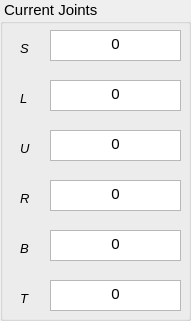
     <widget class="QGroupBox" name="groupBoxCarPulPos_5">
      <property name="geometry">
       <rect>
        <x>210</x>
        <y>540</y>
        <width>191</width>
        <height>321</height>
       </rect>
      </property>
      <property name="font">
       <font>
        <pointsize>11</pointsize>
        <weight>50</weight>
        <italic>false</italic>
        <bold>false</bold>
       </font>
      </property>
      <property name="title">
       <string> Current Joints</string>
      </property>
      <widget class="QTextBrowser" name="tbCurrentB_2">
       <property name="geometry">
        <rect>
         <x>50</x>
         <y>230</y>
         <width>131</width>
         <height>31</height>
        </rect>
       </property>
       <property name="font">
        <font>
         <pointsize>11</pointsize>
         <weight>50</weight>
         <italic>false</italic>
         <bold>false</bold>
        </font>
       </property>
       <property name="html">
        <string>&lt;!DOCTYPE HTML PUBLIC &quot;-//W3C//DTD HTML 4.0//EN&quot; &quot;http://www.w3.org/TR/REC-html40/strict.dtd&quot;&gt;
&lt;html&gt;&lt;head&gt;&lt;meta name=&quot;qrichtext&quot; content=&quot;1&quot; /&gt;&lt;style type=&quot;text/css&quot;&gt;
p, li { white-space: pre-wrap; }
&lt;/style&gt;&lt;/head&gt;&lt;body style=&quot; font-family:'Ubuntu'; font-size:11pt; font-weight:400; font-style:normal;&quot;&gt;
&lt;p align=&quot;center&quot; style=&quot; margin-top:0px; margin-bottom:0px; margin-left:0px; margin-right:0px; -qt-block-indent:0; text-indent:0px;&quot;&gt;&lt;span style=&quot; font-family:'Sans Serif';&quot;&gt;0&lt;/span&gt;&lt;/p&gt;&lt;/body&gt;&lt;/html&gt;</string>
       </property>
      </widget>
      <widget class="QLabel" name="lblCurrentRy_11">
       <property name="geometry">
        <rect>
         <x>20</x>
         <y>240</y>
         <width>51</width>
         <height>16</height>
        </rect>
       </property>
       <property name="font">
        <font>
         <pointsize>10</pointsize>
         <weight>50</weight>
         <italic>true</italic>
         <bold>false</bold>
        </font>
       </property>
       <property name="text">
        <string>B</string>
       </property>
      </widget>
      <widget class="QLabel" name="lblCurrentRz_11">
       <property name="geometry">
        <rect>
         <x>20</x>
         <y>290</y>
         <width>51</width>
         <height>16</height>
        </rect>
       </property>
       <property name="font">
        <font>
         <pointsize>10</pointsize>
         <weight>50</weight>
         <italic>true</italic>
         <bold>false</bold>
        </font>
       </property>
       <property name="text">
        <string>T</string>
       </property>
      </widget>
      <widget class="QLabel" name="lblCurrentY_11">
       <property name="geometry">
        <rect>
         <x>20</x>
         <y>90</y>
         <width>21</width>
         <height>16</height>
        </rect>
       </property>
       <property name="font">
        <font>
         <pointsize>10</pointsize>
         <weight>50</weight>
         <italic>true</italic>
         <bold>false</bold>
        </font>
       </property>
       <property name="text">
        <string>L</string>
       </property>
      </widget>
      <widget class="QLabel" name="lblCurrentRx_11">
       <property name="geometry">
        <rect>
         <x>20</x>
         <y>190</y>
         <width>41</width>
         <height>16</height>
        </rect>
       </property>
       <property name="font">
        <font>
         <pointsize>10</pointsize>
         <weight>50</weight>
         <italic>true</italic>
         <bold>false</bold>
        </font>
       </property>
       <property name="text">
        <string>R</string>
       </property>
      </widget>
      <widget class="QTextBrowser" name="tbCurrentT_2">
       <property name="geometry">
        <rect>
         <x>50</x>
         <y>280</y>
         <width>131</width>
         <height>31</height>
        </rect>
       </property>
       <property name="font">
        <font>
         <pointsize>11</pointsize>
         <weight>50</weight>
         <italic>false</italic>
         <bold>false</bold>
        </font>
       </property>
       <property name="html">
        <string>&lt;!DOCTYPE HTML PUBLIC &quot;-//W3C//DTD HTML 4.0//EN&quot; &quot;http://www.w3.org/TR/REC-html40/strict.dtd&quot;&gt;
&lt;html&gt;&lt;head&gt;&lt;meta name=&quot;qrichtext&quot; content=&quot;1&quot; /&gt;&lt;style type=&quot;text/css&quot;&gt;
p, li { white-space: pre-wrap; }
&lt;/style&gt;&lt;/head&gt;&lt;body style=&quot; font-family:'Ubuntu'; font-size:11pt; font-weight:400; font-style:normal;&quot;&gt;
&lt;p align=&quot;center&quot; style=&quot; margin-top:0px; margin-bottom:0px; margin-left:0px; margin-right:0px; -qt-block-indent:0; text-indent:0px;&quot;&gt;&lt;span style=&quot; font-family:'Sans Serif';&quot;&gt;0&lt;/span&gt;&lt;/p&gt;&lt;/body&gt;&lt;/html&gt;</string>
       </property>
      </widget>
      <widget class="QTextBrowser" name="tbCurrentU_2">
       <property name="geometry">
        <rect>
         <x>50</x>
         <y>130</y>
         <width>131</width>
         <height>31</height>
        </rect>
       </property>
       <property name="font">
        <font>
         <pointsize>11</pointsize>
         <weight>50</weight>
         <italic>false</italic>
         <bold>false</bold>
        </font>
       </property>
       <property name="html">
        <string>&lt;!DOCTYPE HTML PUBLIC &quot;-//W3C//DTD HTML 4.0//EN&quot; &quot;http://www.w3.org/TR/REC-html40/strict.dtd&quot;&gt;
&lt;html&gt;&lt;head&gt;&lt;meta name=&quot;qrichtext&quot; content=&quot;1&quot; /&gt;&lt;style type=&quot;text/css&quot;&gt;
p, li { white-space: pre-wrap; }
&lt;/style&gt;&lt;/head&gt;&lt;body style=&quot; font-family:'Ubuntu'; font-size:11pt; font-weight:400; font-style:normal;&quot;&gt;
&lt;p align=&quot;center&quot; style=&quot; margin-top:0px; margin-bottom:0px; margin-left:0px; margin-right:0px; -qt-block-indent:0; text-indent:0px;&quot;&gt;&lt;span style=&quot; font-family:'Sans Serif';&quot;&gt;0&lt;/span&gt;&lt;/p&gt;&lt;/body&gt;&lt;/html&gt;</string>
       </property>
      </widget>
      <widget class="QLabel" name="lblCurrentZ_11">
       <property name="geometry">
        <rect>
         <x>20</x>
         <y>140</y>
         <width>21</width>
         <height>16</height>
        </rect>
       </property>
       <property name="font">
        <font>
         <pointsize>10</pointsize>
         <weight>50</weight>
         <italic>true</italic>
         <bold>false</bold>
        </font>
       </property>
       <property name="text">
        <string>U</string>
       </property>
      </widget>
      <widget class="QTextBrowser" name="tbCurrentS_2">
       <property name="geometry">
        <rect>
         <x>50</x>
         <y>30</y>
         <width>131</width>
         <height>31</height>
        </rect>
       </property>
       <property name="font">
        <font>
         <pointsize>11</pointsize>
         <weight>50</weight>
         <italic>false</italic>
         <bold>false</bold>
        </font>
       </property>
       <property name="html">
        <string>&lt;!DOCTYPE HTML PUBLIC &quot;-//W3C//DTD HTML 4.0//EN&quot; &quot;http://www.w3.org/TR/REC-html40/strict.dtd&quot;&gt;
&lt;html&gt;&lt;head&gt;&lt;meta name=&quot;qrichtext&quot; content=&quot;1&quot; /&gt;&lt;style type=&quot;text/css&quot;&gt;
p, li { white-space: pre-wrap; }
&lt;/style&gt;&lt;/head&gt;&lt;body style=&quot; font-family:'Ubuntu'; font-size:11pt; font-weight:400; font-style:normal;&quot;&gt;
&lt;p align=&quot;center&quot; style=&quot; margin-top:0px; margin-bottom:0px; margin-left:0px; margin-right:0px; -qt-block-indent:0; text-indent:0px;&quot;&gt;&lt;span style=&quot; font-family:'Sans Serif';&quot;&gt;0&lt;/span&gt;&lt;/p&gt;&lt;/body&gt;&lt;/html&gt;</string>
       </property>
      </widget>
      <widget class="QLabel" name="lblCurrentX_11">
       <property name="geometry">
        <rect>
         <x>20</x>
         <y>40</y>
         <width>21</width>
         <height>16</height>
        </rect>
       </property>
       <property name="font">
        <font>
         <pointsize>10</pointsize>
         <weight>50</weight>
         <italic>true</italic>
         <bold>false</bold>
        </font>
       </property>
       <property name="text">
        <string>S</string>
       </property>
      </widget>
      <widget class="QTextBrowser" name="tbCurrentL_2">
       <property name="geometry">
        <rect>
         <x>50</x>
         <y>80</y>
         <width>131</width>
         <height>31</height>
        </rect>
       </property>
       <property name="font">
        <font>
         <pointsize>11</pointsize>
         <weight>50</weight>
         <italic>false</italic>
         <bold>false</bold>
        </font>
       </property>
       <property name="html">
        <string>&lt;!DOCTYPE HTML PUBLIC &quot;-//W3C//DTD HTML 4.0//EN&quot; &quot;http://www.w3.org/TR/REC-html40/strict.dtd&quot;&gt;
&lt;html&gt;&lt;head&gt;&lt;meta name=&quot;qrichtext&quot; content=&quot;1&quot; /&gt;&lt;style type=&quot;text/css&quot;&gt;
p, li { white-space: pre-wrap; }
&lt;/style&gt;&lt;/head&gt;&lt;body style=&quot; font-family:'Ubuntu'; font-size:11pt; font-weight:400; font-style:normal;&quot;&gt;
&lt;p align=&quot;center&quot; style=&quot; margin-top:0px; margin-bottom:0px; margin-left:0px; margin-right:0px; -qt-block-indent:0; text-indent:0px;&quot;&gt;&lt;span style=&quot; font-family:'Sans Serif';&quot;&gt;0&lt;/span&gt;&lt;/p&gt;&lt;/body&gt;&lt;/html&gt;</string>
       </property>
      </widget>
      <widget class="QTextBrowser" name="tbCurrentR_2">
       <property name="geometry">
        <rect>
         <x>50</x>
         <y>180</y>
         <width>131</width>
         <height>31</height>
        </rect>
       </property>
       <property name="font">
        <font>
         <pointsize>11</pointsize>
         <weight>50</weight>
         <italic>false</italic>
         <bold>false</bold>
        </font>
       </property>
       <property name="html">
        <string>&lt;!DOCTYPE HTML PUBLIC &quot;-//W3C//DTD HTML 4.0//EN&quot; &quot;http://www.w3.org/TR/REC-html40/strict.dtd&quot;&gt;
&lt;html&gt;&lt;head&gt;&lt;meta name=&quot;qrichtext&quot; content=&quot;1&quot; /&gt;&lt;style type=&quot;text/css&quot;&gt;
p, li { white-space: pre-wrap; }
&lt;/style&gt;&lt;/head&gt;&lt;body style=&quot; font-family:'Ubuntu'; font-size:11pt; font-weight:400; font-style:normal;&quot;&gt;
&lt;p align=&quot;center&quot; style=&quot; margin-top:0px; margin-bottom:0px; margin-left:0px; margin-right:0px; -qt-block-indent:0; text-indent:0px;&quot;&gt;&lt;span style=&quot; font-family:'Sans Serif';&quot;&gt;0&lt;/span&gt;&lt;/p&gt;&lt;/body&gt;&lt;/html&gt;</string>
       </property>
      </widget>
     </widget>
